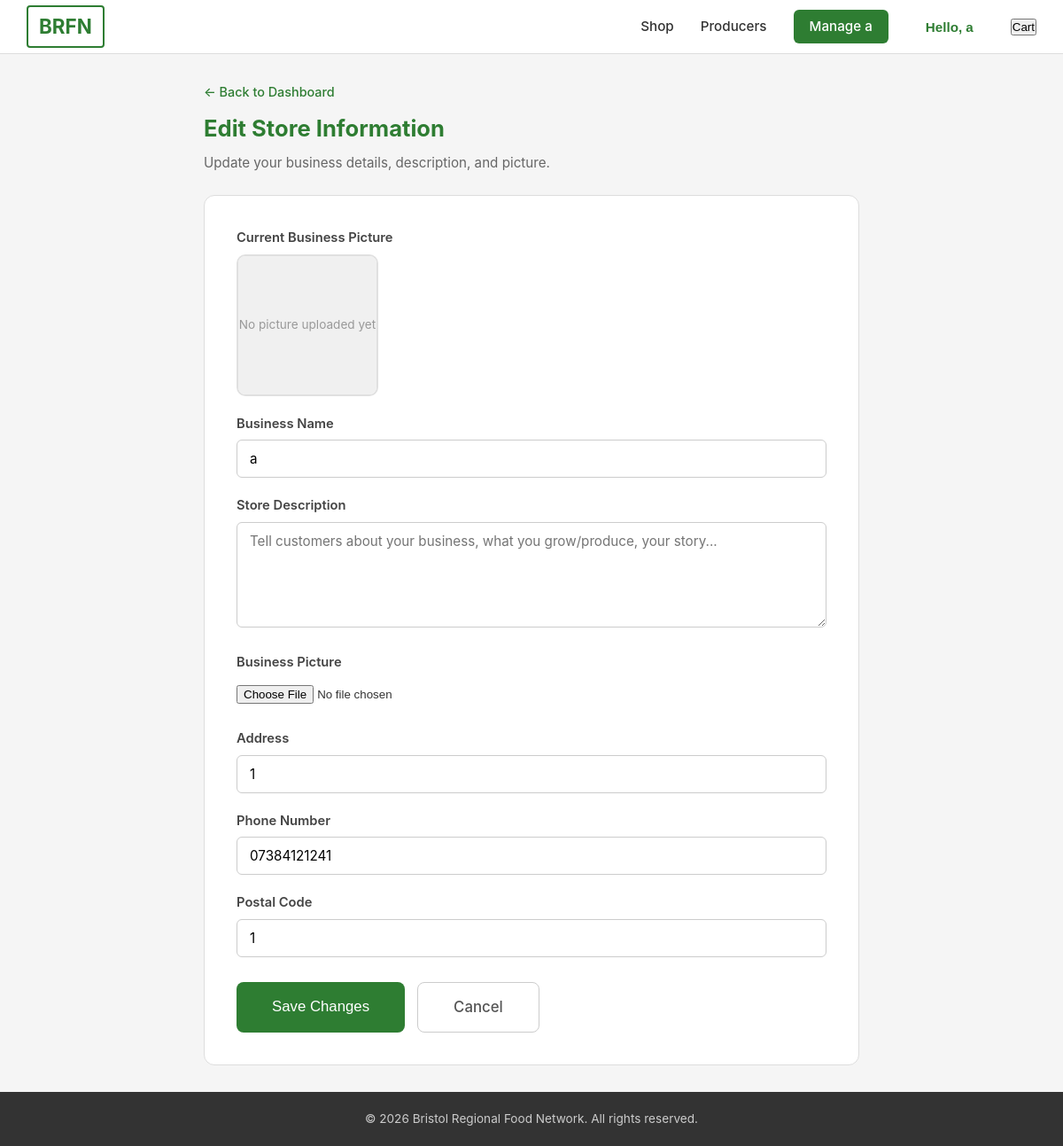
/producer/edit-store/ (signed in), run on the app's committed database.
### accounts/models.py (models this page shows, shortened)
class Producers(models.Model):
    business_name = models.CharField(max_length=100)
    description = models.CharField(max_length=100, help_text='Short tagline for your business')
    store_description = models.TextField(blank=True, default='', max_length=2000)
    business_image = models.ImageField(upload_to='producer_images/', blank=True, null=True)
    banner_image = models.ImageField(upload_to='producer_banners/', blank=True, null=True)
    email = models.EmailField(unique=True)
    password = models.CharField(max_length=255)
    address = models.CharField(max_length=255)
    phone_number = models.CharField(max_length=20)
    postal_code = models.CharField(max_length=20)
    collection_available = models.BooleanField(default=False)
    delivery_available = models.BooleanField(default=False)
    opening_hours = models.JSONField(blank=True, default=dict)
    certifications = models.TextField(blank=True, default='')
    farm_story = models.TextField(blank=True, default='')
    is_active = models.BooleanField(default=True)
    class Meta:
        verbose_name_plural = 'Producers'

### producers/views.py (the view)
# urls.py: path('edit-store/', views.edit_store, name='edit_store'),
@producer_required
def edit_store(request):
    producer = get_object_or_404(Producers, id=request.session['user_id'])
    if request.method == 'POST':
        form = StoreInfoForm(request.POST, request.FILES, instance=producer)
        if form.is_valid():
            form.save()
            messages.success(request, 'Store information updated successfully!')
            return redirect('producer_dashboard')
    else:
        form = StoreInfoForm(instance=producer)
    return render(request, 'producers/edit_store.html', {
        'form': form,
        'producer': producer,
    })

### producers/forms.py
class StoreInfoForm(forms.ModelForm):
    class Meta:
        model = Producers
        fields = ['business_name', 'store_description', 'business_image', 'address', 'phone_number', 'postal_code']
        widgets = {
            'business_name': forms.TextInput(attrs={'placeholder': 'Your business name'}),
            'store_description': forms.Textarea(attrs={
                'placeholder': 'Tell customers about your business, what you grow/produce, your story...',
                'rows': 5,
            }),
            'address': forms.TextInput(attrs={'placeholder': 'Business address'}),
            'phone_number': forms.TextInput(attrs={'placeholder': 'Contact number'}),
            'postal_code': forms.TextInput(attrs={'placeholder': 'Postal code'}),
        }
        labels = {
            'business_name': 'Business Name',
            'store_description': 'Store Description',
            'business_image': 'Business Picture',
            'address': 'Address',
            'phone_number': 'Phone Number',
            'postal_code': 'Postal Code',
        }

### accounts/context_processors.py (called while the page is built)
def user_context(request):
    context = {
        'user_name': None,
        'user_type': None,
    }
    if 'user_id' in request.session:
        user_id = request.session['user_id']
        user_type = request.session.get('user_type', 'customer')
        try:
            if user_type == 'customer':
                user = Accounts.objects.get(id=user_id)
                context['user_name'] = user.name
            elif user_type == 'producer':
                producer = Producers.objects.get(id=user_id)
                context['user_name'] = producer.business_name
            context['user_type'] = user_type
        except (Accounts.DoesNotExist, Producers.DoesNotExist):
            request.session.flush()
    return context

### producers/views.py (called while the page is built)
def producer_required(view_func):
    @wraps(view_func)
    def wrapper(request, *args, **kwargs):
        if request.session.get('user_type') != 'producer' or 'user_id' not in request.session:
            messages.error(request, 'You must be logged in as a producer to access this page.')
            return redirect('producer_login')
        return view_func(request, *args, **kwargs)
    return wrapper

### producers/templates/producers/edit_store.html (shortened to what this page needs)
{% extends "home/base.html" %}
{% load static %}
{% block content %}
<div class="dashboard-section">
    <div class="form-page-header">
        <a href="{% url 'producer_dashboard' %}" class="back-arrow">← Back to Dashboard</a>
        <h1>Edit Store Information</h1>
        <p>Update your business details, description, and picture.</p>
    </div>
    <div class="form-card">
        <form method="post" enctype="multipart/form-data" class="dashboard-form">
            <div class="form-group">
                <label>Current Business Picture</label>
                <div class="current-image-preview">
                    {% if producer.business_image %}
                        <img src="{{ producer.business_image.url }}" alt="{{ producer.business_name }}">
                    {% else %}
                        <div class="no-image-placeholder">No picture uploaded yet</div>
                    {% endif %}
                </div>
            </div>
            {% for field in form %}
                <div class="form-group">
                    <label for="{{ field.id_for_label }}">{{ field.label }}</label>
                    {{ field }}
                </div>
            {% endfor %}
            <div class="form-actions">
                <button type="submit" class="btn btn-primary btn-lg">Save Changes</button>
                <a href="{% url 'producer_dashboard' %}" class="btn btn-outline btn-lg">Cancel</a>
            </div>
        </form>
    </div>
</div>
{% endblock %}

### home/static/css/styles.css (style rules this page uses)
*, *::before, *::after { margin: 0; padding: 0; box-sizing: border-box; }
body { font-family: -apple-system, BlinkMacSystemFont, "Segoe UI", Roboto, Helvetica, Arial, sans-serif; color: #333; background-color: #f5f5f5; line-height: 1.6; }
a { color: #2e7d32; text-decoration: none; }
.btn { display: inline-block; padding: 10px 22px; border: none; border-radius: 6px; cursor: pointer; font-size: 0.95rem; font-weight: 500; transition: background-color 0.2s, box-shadow 0.2s; }
.btn-primary { background-color: #2e7d32; color: #fff; }
.btn-outline { background-color: #fff; color: #555; border: 1px solid #ccc; }
.btn-lg { padding: 14px 40px; font-size: 1.05rem; border-radius: 8px; }
.form-page-header { margin-bottom: 24px; }
.back-arrow { font-size: 0.9rem; color: #2e7d32; font-weight: 500; text-decoration: none; display: inline-block; margin-bottom: 10px; }
.form-page-header h1 { font-size: 1.6rem; color: #2e7d32; margin-bottom: 6px; }
.form-page-header p { color: #666; font-size: 0.95rem; }
.form-card { background: #fff; border: 1px solid #ddd; border-radius: 12px; padding: 36px; }
.dashboard-section { max-width: 800px; margin: 30px auto; padding: 0 30px; }
.dashboard-form .form-group { margin-bottom: 20px; }
.dashboard-form label { display: block; font-weight: 600; margin-bottom: 6px; color: #444; font-size: 0.92rem; }
.dashboard-form input[type="text"], .dashboard-form input[type="email"], .dashboard-form input[type="number"], .dashboard-form input[type="url"], .dashboard-form input[type="date"], .dashboard-form textarea, .dashboard-form select { width: 100%; padding: 11px 14px; border: 1px solid #ccc; border-radius: 6px; font-size: 0.95rem; transition: border-color 0.2s, box-shadow 0.2s; font-family: inherit; }
.dashboard-form input[type="file"] { padding: 8px 0; border: none; }
.form-actions { display: flex; gap: 14px; margin-top: 28px; }
.current-image-preview { width: 160px; height: 160px; border-radius: 10px; overflow: hidden; border: 2px solid #e0e0e0; margin-bottom: 10px; }
.no-image-placeholder { width: 100%; height: 100%; display: flex; align-items: center; justify-content: center; background: #f0f0f0; color: #999; font-size: 0.85rem; }

### data on the page
Producers: form "a" "1" "07384121241" "1"

### other printed values
{{ user_name }} "a"
{{ field.label }} "Business Name" "Store Description" "Business Picture" "Address" "Phone Number" "Postal Code"
